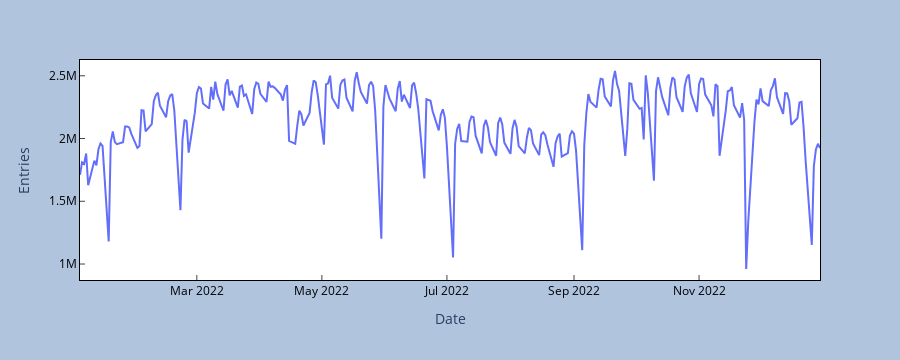

Notebook code for this chart:
### Code cell
fig1 = px.line(df_entries_by_date, x="DATE", y="entries", height=360)
fig1.update_traces(line=dict(width=2))
fig1.update_layout(
    paper_bgcolor="LightSteelBlue",
    showlegend=False,
    plot_bgcolor="white",
    xaxis_title="Date",
    yaxis_title="Entries",
    legend_title="Legend Title",

    xaxis={
        'ticks': 'inside',
        'showgrid': True,            # thin lines in the background
        'zeroline': False,           # thick line at x=0
        'visible': True,             # numbers below
        'showline': True,            # Show X-Axis
        'linecolor': 'black',        # Color of X-axis
        'tickfont_color': 'black',   # Color of ticks
        'showticklabels': True,      # Show X labels
        'mirror': True,              # draw right axis
    },
    yaxis={
        'ticks': 'inside',
        'showgrid': True,            # thin lines in the background
        'zeroline': False,           # thick line at x=0
        'visible': True,             # numbers below
        'showline': True,            # Show X-Axis
        'linecolor': 'black',        # Color of X-axis
        'tickfont_color': 'black',   # Color of ticks
        'showticklabels': True,      # Show X labels
        'side': 'left',
        'mirror': True,
    },
    #     font=dict(
    #         family="Courier New, monospace",
    #         size=18,
    #         color="RebeccaPurple"
    #     )
 )

### Figure 1 — Plotly figure (JSON) as saved in the notebook; plotly's stock layout.template omitted (floating-point values rounded to 4 significant figures; data arrays with more than 128 entries replaced by an {"elided": "..."} marker saying what was removed)
{"data": [{"hovertemplate": "DATE=%{x}<br>entries=%{y}<extra></extra>", "legendgroup": "", "line": {"color": "#636efa", "dash": "solid", "width": 2}, "marker": {"symbol": "circle"}, "mode": "lines", "name": "", "orientation": "v", "showlegend": false, "type": "scatter", "x": {"elided": "260 str values"}, "xaxis": "x", "y": {"elided": "260 int values"}, "yaxis": "y"}], "layout": {"height": 360, "legend": {"title": {"text": "Legend Title"}, "tracegroupgap": 0}, "margin": {"t": 60}, "paper_bgcolor": "LightSteelBlue", "plot_bgcolor": "white", "showlegend": false, "xaxis": {"anchor": "y", "domain": [0, 1], "linecolor": "black", "mirror": true, "showgrid": true, "showline": true, "showticklabels": true, "tickfont": {"color": "black"}, "ticks": "inside", "title": {"text": "Date"}, "visible": true, "zeroline": false}, "yaxis": {"anchor": "x", "domain": [0, 1], "linecolor": "black", "mirror": true, "showgrid": true, "showline": true, "showticklabels": true, "side": "left", "tickfont": {"color": "black"}, "ticks": "inside", "title": {"text": "Entries"}, "visible": true, "zeroline": false}}}
